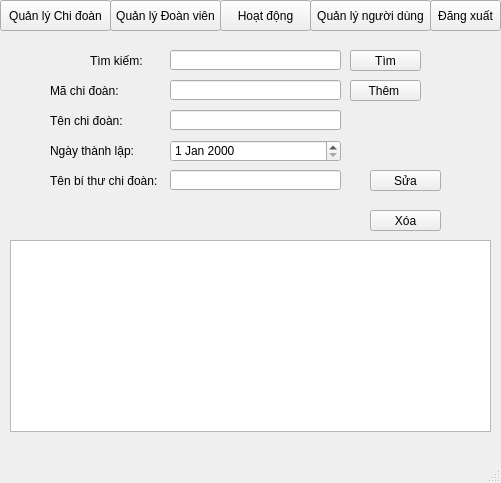
<?xml version="1.0" encoding="UTF-8"?>
<ui version="4.0">
 <class>chidoan</class>
 <widget class="QMainWindow" name="chidoan">
  <property name="geometry">
   <rect>
    <x>0</x>
    <y>0</y>
    <width>501</width>
    <height>483</height>
   </rect>
  </property>
  <property name="windowTitle">
   <string>Chi đoàn</string>
  </property>
  <widget class="QWidget" name="centralwidget">
   <widget class="QLabel" name="label_3">
    <property name="geometry">
     <rect>
      <x>50</x>
      <y>140</y>
      <width>111</width>
      <height>21</height>
     </rect>
    </property>
    <property name="text">
     <string>Ngày thành lập:</string>
    </property>
   </widget>
   <widget class="QPushButton" name="tbnTimchidoan">
    <property name="geometry">
     <rect>
      <x>350</x>
      <y>50</y>
      <width>71</width>
      <height>21</height>
     </rect>
    </property>
    <property name="text">
     <string>Tìm</string>
    </property>
   </widget>
   <widget class="QLineEdit" name="tenchidoan">
    <property name="geometry">
     <rect>
      <x>170</x>
      <y>110</y>
      <width>171</width>
      <height>20</height>
     </rect>
    </property>
   </widget>
   <widget class="QPushButton" name="btnThemchidoan">
    <property name="geometry">
     <rect>
      <x>350</x>
      <y>80</y>
      <width>71</width>
      <height>21</height>
     </rect>
    </property>
    <property name="text">
     <string>Thêm </string>
    </property>
   </widget>
   <widget class="QLineEdit" name="machidoan">
    <property name="geometry">
     <rect>
      <x>170</x>
      <y>80</y>
      <width>171</width>
      <height>20</height>
     </rect>
    </property>
   </widget>
   <widget class="QLineEdit" name="Timchidoan">
    <property name="geometry">
     <rect>
      <x>170</x>
      <y>50</y>
      <width>171</width>
      <height>20</height>
     </rect>
    </property>
   </widget>
   <widget class="QLabel" name="label_2">
    <property name="geometry">
     <rect>
      <x>50</x>
      <y>110</y>
      <width>111</width>
      <height>21</height>
     </rect>
    </property>
    <property name="text">
     <string>Tên chi đoàn:</string>
    </property>
   </widget>
   <widget class="QLabel" name="label_5">
    <property name="geometry">
     <rect>
      <x>50</x>
      <y>170</y>
      <width>111</width>
      <height>21</height>
     </rect>
    </property>
    <property name="text">
     <string>Tên bí thư chi đoàn:</string>
    </property>
   </widget>
   <widget class="QLineEdit" name="tenbithu">
    <property name="geometry">
     <rect>
      <x>170</x>
      <y>170</y>
      <width>171</width>
      <height>20</height>
     </rect>
    </property>
   </widget>
   <widget class="QLabel" name="label">
    <property name="geometry">
     <rect>
      <x>50</x>
      <y>80</y>
      <width>111</width>
      <height>21</height>
     </rect>
    </property>
    <property name="text">
     <string>Mã chi đoàn:</string>
    </property>
   </widget>
   <widget class="QLabel" name="Tkiemchidoan">
    <property name="geometry">
     <rect>
      <x>90</x>
      <y>50</y>
      <width>71</width>
      <height>21</height>
     </rect>
    </property>
    <property name="text">
     <string>Tìm kiếm:</string>
    </property>
   </widget>
   <widget class="QDateEdit" name="ngaythanhlap">
    <property name="geometry">
     <rect>
      <x>170</x>
      <y>140</y>
      <width>171</width>
      <height>22</height>
     </rect>
    </property>
   </widget>
   <widget class="QTableWidget" name="tablechidoan">
    <property name="geometry">
     <rect>
      <x>10</x>
      <y>240</y>
      <width>481</width>
      <height>192</height>
     </rect>
    </property>
   </widget>
   <widget class="QToolButton" name="tobdoanvien">
    <property name="geometry">
     <rect>
      <x>110</x>
      <y>0</y>
      <width>111</width>
      <height>31</height>
     </rect>
    </property>
    <property name="text">
     <string>Quản lý Đoàn viên</string>
    </property>
   </widget>
   <widget class="QToolButton" name="toboatdong">
    <property name="geometry">
     <rect>
      <x>220</x>
      <y>0</y>
      <width>91</width>
      <height>31</height>
     </rect>
    </property>
    <property name="text">
     <string>Hoạt động</string>
    </property>
   </widget>
   <widget class="QToolButton" name="tobnguoidung">
    <property name="geometry">
     <rect>
      <x>310</x>
      <y>0</y>
      <width>121</width>
      <height>31</height>
     </rect>
    </property>
    <property name="text">
     <string>Quản lý người dùng</string>
    </property>
   </widget>
   <widget class="QToolButton" name="tobdangxuat">
    <property name="geometry">
     <rect>
      <x>430</x>
      <y>0</y>
      <width>71</width>
      <height>31</height>
     </rect>
    </property>
    <property name="text">
     <string>Đăng xuất</string>
    </property>
   </widget>
   <widget class="QToolButton" name="tobchidoan">
    <property name="geometry">
     <rect>
      <x>0</x>
      <y>0</y>
      <width>111</width>
      <height>31</height>
     </rect>
    </property>
    <property name="text">
     <string>Quản lý Chi đoàn</string>
    </property>
   </widget>
   <widget class="QPushButton" name="btnSuachidoan">
    <property name="geometry">
     <rect>
      <x>370</x>
      <y>170</y>
      <width>71</width>
      <height>21</height>
     </rect>
    </property>
    <property name="text">
     <string>Sửa</string>
    </property>
   </widget>
   <widget class="QPushButton" name="btnXoachidoan">
    <property name="geometry">
     <rect>
      <x>370</x>
      <y>210</y>
      <width>71</width>
      <height>21</height>
     </rect>
    </property>
    <property name="text">
     <string>Xóa</string>
    </property>
   </widget>
  </widget>
  <widget class="QMenuBar" name="menubar">
   <property name="geometry">
    <rect>
     <x>0</x>
     <y>0</y>
     <width>501</width>
     <height>18</height>
    </rect>
   </property>
  </widget>
  <widget class="QStatusBar" name="statusbar"/>
 </widget>
 <resources/>
 <connections/>
</ui>
